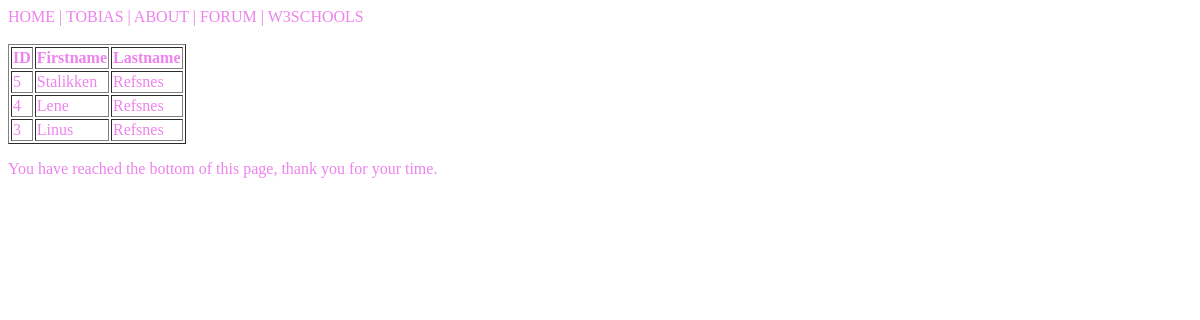
Before: /testing/ with the older database file.
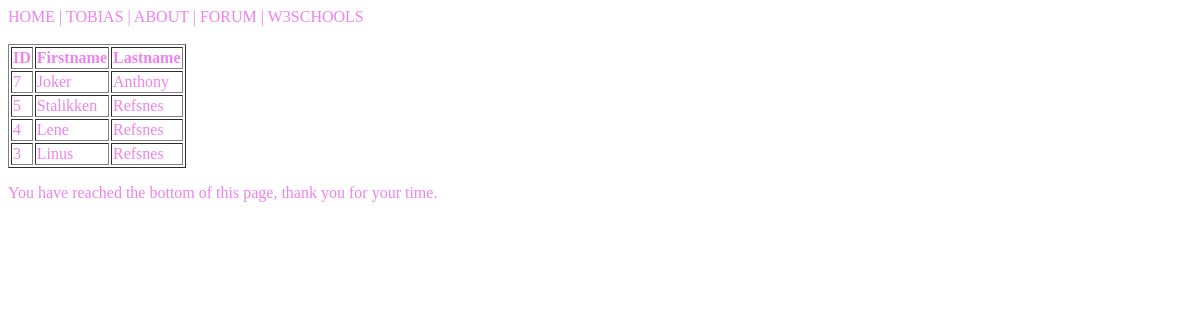
After: the same page with the newer database file.
### members/models.py (models this page shows, shortened)
class Member(models.Model) :
    firstname = models.CharField(max_length=255)
    lastname = models.CharField(max_length=255)
    phone = models.IntegerField(null=True)
    joined_date = models.DateField(null=True)

### members/views.py (the view)
# urls.py: path('testing/', views.testing, name='testing'),
def testing(request):
    mydata = Member.objects.all().order_by('-id').values()
    template = loader.get_template('template.html')
    context = {
        'mymembers': mydata,
    }
    return HttpResponse(template.render(context, request))

### members/templates/template.html
{% load static %}
<!DOCTYPE html>
<html>
<link rel="stylesheet" href="{% static 'global.css' %}">
<body>
    {% include "mymenu.html" with me="TOBIAS" sponsor="W3SCHOOLS" %}
    <br/>
    <table border='1'>
    <tr>
        <th>ID</th>
        <th>Firstname</th>
        <th>Lastname</th>
    </tr>
    {% for x in mymembers %}
        <tr>
        <td>{{ x.id }}</td>
            <td>{{ x.firstname }}</td>
        <td>{{ x.lastname }}</td>
        </tr>
    {% endfor %}
    </table>
    {% include 'footer.html' %}
</body>
</html>

### members/templates/mymenu.html
<div>HOME | {{ me }} | ABOUT | FORUM | {{ sponsor }}</div>

### members/templates/footer.html
<p>You have reached the bottom of this page, thank you for your time.</p>

### mystaticfiles/global.css (style rules this page uses)
body { color: violet; }

Changed rows visible on the page:
added Member: id "7", firstname "Joker", lastname "Anthony"
